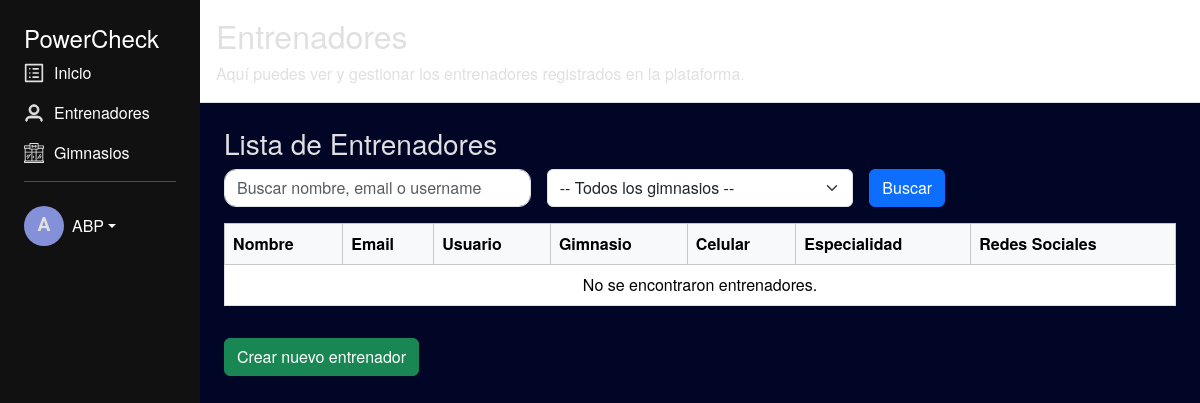
The app's page /administrador/entrenadores/ (signed in), older data.
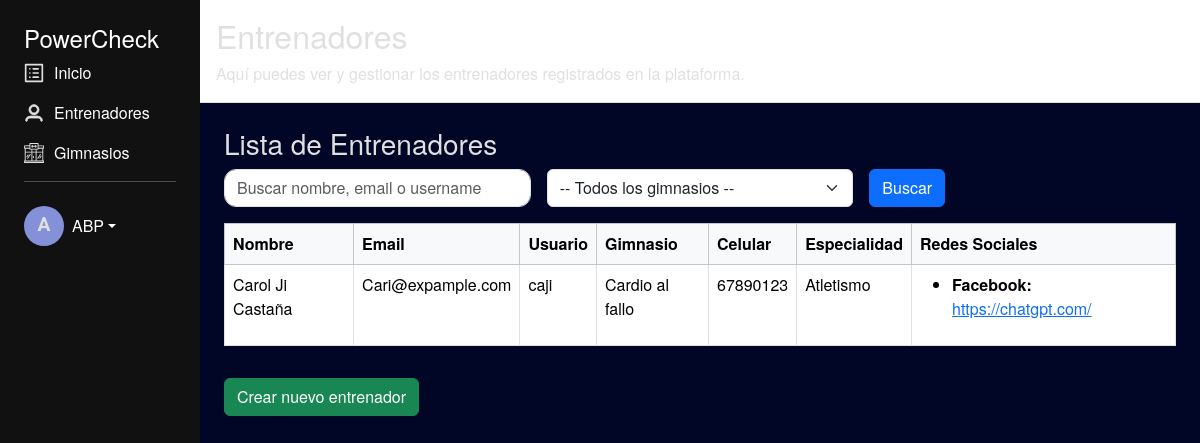
The same page, newer data.
### usuario/models.py (models this page shows, shortened)
class Entrenador(models.Model):
    usuario = models.OneToOneField(User, on_delete=models.CASCADE, related_name='entrenador')
    gym = models.ForeignKey(Gym, on_delete=models.CASCADE)
    celular = models.CharField(max_length=15, blank=False, null=False)
    foto = models.ImageField(upload_to='entrenadores_fotos/', blank=True, null=True, default='entrenadores_fotos/default_photo.png')
    especialidad = models.CharField(max_length=100, blank=True, null=True)
    experiencia= models.TextField(blank=True, null=True)

class Gym(models.Model):
    nombre = models.CharField(max_length=100,blank=False, null=False,unique=True)
    ubucacion = models.CharField(max_length=255)
    logo = models.ImageField(upload_to='gym_logos/', blank=True, null=True,default='gym_logos/default_logo.png')
    celular = models.CharField(max_length=15, blank=False, null=False)

class RedSocial(models.Model):
    REDES = [
        ('IG', 'Instagram'),
        ('FB', 'Facebook'),
        ('X', 'X / Twitter'),
        ('YT', 'YouTube'),
        ('TT', 'TikTok'),
        ('OTRO', 'Otro'),
    ]
    entrenador = models.ForeignKey('Entrenador', on_delete=models.CASCADE, related_name='redes_sociales')
    tipo = models.CharField(max_length=10, choices=REDES)
    url = models.URLField()

### usuario/decorators.py (the view)
        def _wrapped_view(request, *args, **kwargs):
            if request.user.is_authenticated and request.user.groups.filter(name=nombre_grupo).exists():
                return view_func(request, *args, **kwargs)
            raise PermissionDenied  # Retorna error 403 si no pertenece al grupo

### usuario/views.py (called while the page is built)
@admin_required
def administrador_entrenadores(request):
    entrenadores = Entrenador.objects.select_related('usuario', 'gym').prefetch_related('redes_sociales')
    return render(request, 'administrador/entrenadores.html', {'entrenadores': entrenadores,})

### usuario/templates/administrador/entrenadores.html (shortened to what this page needs)
{% extends "administrador/dashboard.html" %}
{% block header %}
<h2>Entrenadores</h2>
<p class="mb-0">Aquí puedes ver y gestionar los entrenadores registrados en la plataforma.</p>
{% endblock %}
{% block content %}
<h3>Lista de Entrenadores</h3>
<form class="row g-3 mb-3" hx-get="{% url 'usuario:entrenadores' %}" hx-target="#tabla-entrenadores" hx-push-url="true">
  <div class="col-md-4">
    <input type="text" name="q" class="form-control" placeholder="Buscar nombre, email o username" value="{{ request.GET.q }}">
  </div>
  <div class="col-md-4">
    <select name="gym" class="form-select" onchange="this.form.requestSubmit()">
      <option value="">-- Todos los gimnasios --</option>
    </select>
  </div>
  <div class="col-md-4">
    <button class="btn btn-primary" type="submit">Buscar</button>
  </div>
</form>
<div id="tabla-entrenadores">
  {% include "administrador/partials/_tabla_entrenadores.html" %}
</div>
<a href="{% url 'usuario:crear_entrenador' %}">
  <button class="btn btn-success mt-3">Crear nuevo entrenador</button>
</a>
{% endblock %}

### usuario/templates/administrador/partials/_tabla_entrenadores.html (shortened to what this page needs)
<table class="table table-hover table-bordered mt-3">
  <thead class="table-light">
    <tr>
      <th>Nombre</th>
      <th>Email</th>
      <th>Usuario</th>
      <th>Gimnasio</th>
      <th>Celular</th>
      <th>Especialidad</th>
      <th>Redes Sociales</th>
    </tr>
  </thead>
  <tbody>
    {% for entrenador in entrenadores %}
    <tr>
      <td>{{ entrenador.usuario.first_name }} {{ entrenador.usuario.last_name }}</td>
      <td>{{ entrenador.usuario.email }}</td>
      <td>{{ entrenador.usuario.username }}</td>
      <td>{{ entrenador.gym.nombre }}</td>
      <td>{{ entrenador.celular }}</td>
      <td>{{ entrenador.especialidad|default:"-" }}</td>
      <td>
        <ul>
          {% for red in entrenador.redes_sociales.all %}
            <li><strong>{{ red.get_tipo_display }}:</strong> <a href="{{ red.url }}" target="_blank">{{ red.url }}</a></li>
          {% empty %}
            <li>Sin redes sociales</li>
          {% endfor %}
        </ul>
      </td>
    </tr>
    {% empty %}
    <tr>
      <td colspan="7" class="text-center">No se encontraron entrenadores.</td>
    </tr>
    {% endfor %}
  </tbody>
</table>

Row changes from the older to the newer data that the page shows:
added Entrenador: usuario.first_name "Carol Ji", usuario.last_name "Castaña", usuario.email "Cari@expample.com", usuario.username "caji", gym.nombre "Cardio al fallo", celular "67890123", especialidad "Atletismo"
added RedSocial: tipo "Facebook", url "https://chatgpt.com/"
Text that changed along with them:
text no longer shown: "No se encontraron entrenadores."
